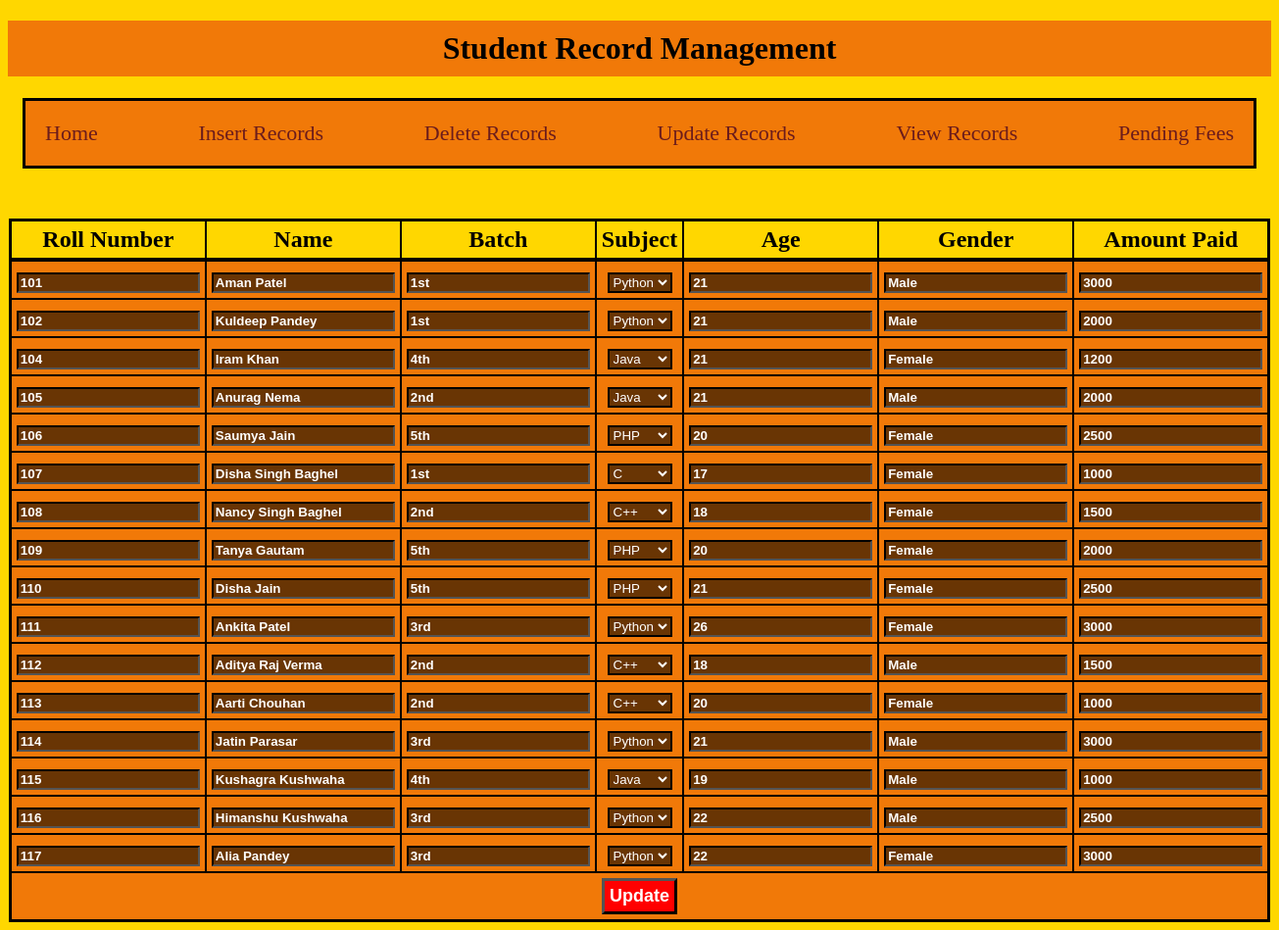
/Update.php (signed in), run on the app's committed database.
### tables this page shows
CREATE TABLE IF NOT EXISTS `student` (
  `Roll_number` int(11) NOT NULL AUTO_INCREMENT,
  `Name` varchar(30) DEFAULT NULL,
  `Batch` varchar(5) DEFAULT NULL,
  `Subject` varchar(15) DEFAULT NULL,
  `Age` int(3) DEFAULT NULL,
  `Gender` varchar(10) DEFAULT NULL,
  `Total_Fees` int(5) DEFAULT NULL,
  `Amount_Paid` int(5) DEFAULT NULL,
  `Pending_Amount` int(5) DEFAULT NULL,
  `Fee_Status` varchar(10) DEFAULT NULL,
  PRIMARY KEY (`Roll_number`)
);

### Update.php (the view, shortened to what this page needs)
<?php
$con = mysqli_connect('localhost', 'root', '', 'SRM', '3308');
mysqli_select_db($con, 'SRM');
$q = "select * from student order by Roll_number";
$result = mysqli_query($con, $q);
$num = mysqli_num_rows($result);
?>
<!DOCTYPE html>
<html lang="en">
<head>
    <link rel="stylesheet" type="text/css" href="View_Style.css" />
    <link rel="stylesheet" href="navigation_style.css">
</head>
<body>
    <h1 style="text-align:center;">Student Record Management</h1>
    <div class="nav">
        <a href="Home.php">Home</a>
        <a href="Insert.php">Insert Records</a>
        <a href="Delete.php">Delete Records</a>
        <a href="Update.php">Update Records</a>
        <a href="View.php">View Records</a>
        <a href="Pending_Fees.php">Pending Fees</a>
    </div>
    <form action="Updation.php" method="POST">
        <table id="view-table">
            <br />
            <br />
            <tr>
                <th>Roll Number</th>
                <th>Name</th>
                <th>Batch</th>
                <th>Subject</th>
                <th>Age</th>
                <th>Gender</th>
                <th>Amount Paid</th>
            </tr>
            <tr>
                <?php
                for ($i = 1; $i <= $num; $i++) {
                    $row = mysqli_fetch_array($result);
                ?>
            <tr>
                <td><input type="number" value="<?php echo $row['Roll_number']; ?>" name="rno<?php echo $i; ?>" /></td>
                <td><input type="text" value="<?php echo $row['Name']; ?>" name="name<?php echo $i; ?>" /></td>
                <td><input type="text" value="<?php echo $row['Batch']; ?>" name="batch<?php echo $i; ?>" /></td>
                <td><select name="subject<?php echo $i ?>">
                        <option><?php echo $row['Subject']; ?></option>
                    </select></td>
                <td><input type="number" value="<?php echo $row['Age']; ?>" name="age<?php echo $i; ?>" /></td>
                <td><input type="text" value="<?php echo $row['Gender']; ?>" name="gender<?php echo $i; ?>" /></td>
                <td><input type="number" value="<?php echo $row['Amount_Paid']; ?>" name="amount<?php echo $i; ?>" /></td>
            </tr>
        <?php
                }
        ?>
        </tr>
        <tr>
            <td colspan="7"><input id="update-btn" type="submit" value="Update" />
        </tr>
        </table>
    </form>
</body>
</html>

### View_Style.css (style rules this page uses)
h1 { font-family: fantasy; padding: 10px 10px; background-color: rgb(241, 121, 8); }
body { background-color:gold; }
#view-table { margin-left: auto; margin-right: auto; text-align: center; background-color: black; color: black; border:1px solid black; font-size: x-large; }
th { padding: 5px; color: black; background-color: gold; }
tr { color: black; background-color:rgb(241, 121, 8); font-weight: bold; }
td { padding: 5px; }
input { background-color: rgba(0, 0, 0, 0.562); color: white; outline: none; font-weight: bold; border-color: black; border-width: 2px; }
select { background-color: rgba(0, 0, 0, 0.562); color: white; outline: none; border-color: black; border-width: 2px; }
#update-btn { font-size: large; background-color: red; outline: none; border-color: black; border-width: 3px; padding:5px 5px 5px 5px; }

### navigation_style.css (style rules this page uses)
.nav { margin: 15px; background-color: rgb(241, 121, 8); display: flex; flex-direction: row; justify-content:space-between; border: 3px solid black; box-sizing: border-box; }
a { margin: 20px; font-size: 22px; text-decoration: none; color:rgb(107, 28, 28); font-weight:300; }

### data on the page
student: Roll_number "101", Name "Aman Patel", Batch "1st", Subject "Python", Age "21", Gender "Male", Amount_Paid "3000"
student: Roll_number "102", Name "Kuldeep Pandey", Batch "1st", Subject "Python", Age "21", Gender "Male", Amount_Paid "2000"
student: Roll_number "104", Name "Iram Khan", Batch "4th", Subject "Java", Age "21", Gender "Female", Amount_Paid "1200"
student: Roll_number "105", Name "Anurag Nema", Batch "2nd", Subject "Java", Age "21", Gender "Male", Amount_Paid "2000"
student: Roll_number "106", Name "Saumya Jain", Batch "5th", Subject "PHP", Age "20", Gender "Female", Amount_Paid "2500"
student: Roll_number "107", Name "Disha Singh Baghel", Batch "1st", Subject "C", Age "17", Gender "Female", Amount_Paid "1000"
student: Roll_number "108", Name "Nancy Singh Baghel", Batch "2nd", Subject "C++", Age "18", Gender "Female", Amount_Paid "1500"
student: Roll_number "109", Name "Tanya Gautam", Batch "5th", Subject "PHP", Age "20", Gender "Female", Amount_Paid "2000"
student: Roll_number "110", Name "Disha Jain", Batch "5th", Subject "PHP", Age "21", Gender "Female", Amount_Paid "2500"
student: Roll_number "111", Name "Ankita Patel", Batch "3rd", Subject "Python", Age "26", Gender "Female", Amount_Paid "3000"
student: Roll_number "112", Name "Aditya Raj Verma", Batch "2nd", Subject "C++", Age "18", Gender "Male", Amount_Paid "1500"
student: Roll_number "113", Name "Aarti Chouhan", Batch "2nd", Subject "C++", Age "20", Gender "Female", Amount_Paid "1000"
student: Roll_number "114", Name "Jatin Parasar", Batch "3rd", Subject "Python", Age "21", Gender "Male", Amount_Paid "3000"
student: Roll_number "115", Name "Kushagra Kushwaha", Batch "4th", Subject "Java", Age "19", Gender "Male", Amount_Paid "1000"
student: Roll_number "116", Name "Himanshu Kushwaha", Batch "3rd", Subject "Python", Age "22", Gender "Male", Amount_Paid "2500"
student: Roll_number "117", Name "Alia Pandey", Batch "3rd", Subject "Python", Age "22", Gender "Female", Amount_Paid "3000"
